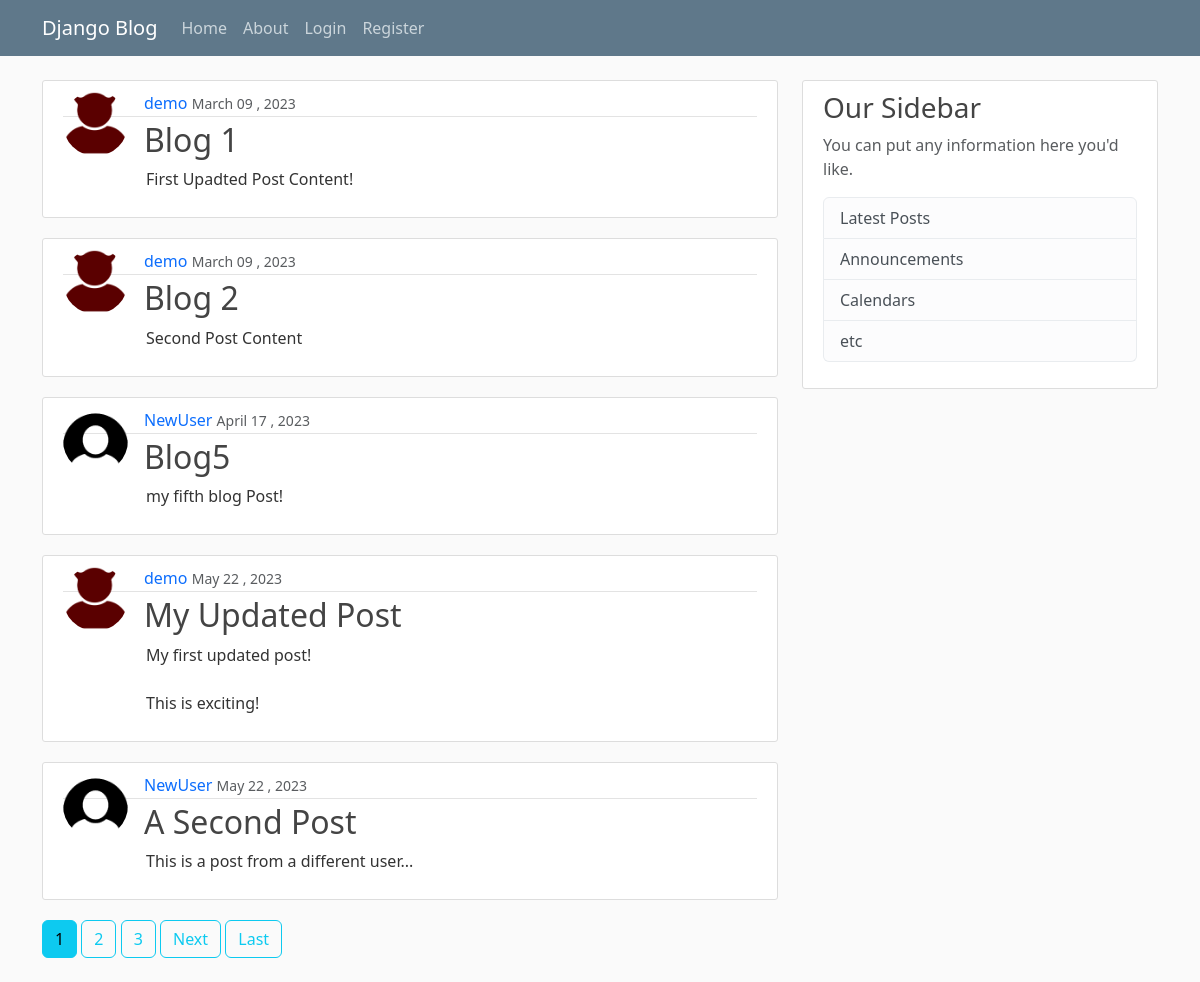
The page / on the database its author committed.
### blog/models.py (models this page shows, shortened)
class Post(models.Model):
    title=models.CharField(max_length=100)
    content=models.TextField()
    date_posted=models.DateTimeField(default=timezone.now)
    author=models.ForeignKey(User,on_delete=models.CASCADE)

### users/models.py (models this page shows, shortened)
class Profile(models.Model):
    user=models.OneToOneField(User,on_delete=models.CASCADE)
    image=models.ImageField(default='default.jpg',upload_to='profile_pics')

### blog/views.py (the view)
# urls.py: path('',PostListView.as_view(),name='blog-home'),  #blog/post_list.html  >> <app>/<model>_<viewtype>.html
class PostListView(ListView):
    model = Post
    template_name = 'blog/home.html'
    context_object_name = 'posts'
    paginate_by = 5

### blog/templates/blog/home.html (shortened to what this page needs)
{% extends 'blog/base.html' %}
{% block content %}
{% for post in posts %}
<article class="media content-section">
    <img class='rounded-circle article-img' src="{{ post.author.profile.image.url }}" alt="" style="float: left;">
    <div class="media-body">
        <div class="article-metadata">
            <a class="mr-2" href="#" style="text-decoration: none !important;">{{ post.author }}</a>
            <small class="text-muted">{{ post.date_posted|date:'F d , Y' }}</small>
        </div>
        <h2><a style="text-decoration:none" class="article-title" href="{% url 'post-detail' post.id %}">{{ post.title }}</a></h2>
        <p class="article-content" style="margin-left: 83px;">{{ post.content }}</p>
    </div>
</article>
{% endfor %}
 {% if is_paginated %}
      {% for num in page_obj.paginator.page_range %}
        {% if page_obj.number == num %}
          <a class="btn btn-info mb-4" href="?page={{ num }}">{{ num }}</a>
        {% elif num > page_obj.number|add:'-3' and num < page_obj.number|add:'3' %}
          <a class="btn btn-outline-info mb-4" href="?page={{ num }}">{{ num }}</a>
        {% endif %}
      {% endfor %}
      {% if page_obj.has_next %}
        <a class="btn btn-outline-info mb-4" href="?page={{ page_obj.next_page_number }}">Next</a>
        <a class="btn btn-outline-info mb-4" href="?page={{ page_obj.paginator.num_pages }}">Last</a>
      {% endif %}
    {% endif %}
{% endblock content %}

### blog/static/blog/main.css (style rules this page uses)
body { background: #fafafa; color: #333333; margin-top: 5rem; }
h1, h2, h3, h4, h5, h6 { color: #444444; }
.content-section { background: #ffffff; padding: 10px 20px; border: 1px solid #dddddd; border-radius: 3px; margin-bottom: 20px; }
.article-title { color: #444444; }
.article-content { white-space: pre-line; }
.article-img { height: 65px; width: 65px; margin-right: 16px; }
.article-metadata { padding-bottom: 1px; margin-bottom: 4px; border-bottom: 1px solid #e3e3e3 }

### rows shown on the page
Post: author.profile.image (picture), author "demo", date_posted "March 09 , 2023", title "Blog 1", content "First Upadted Post Content!"
Post: author.profile.image (picture), author "demo", date_posted "March 09 , 2023", title "Blog 2", content "Second Post Content"
Post: author.profile.image (picture), author "NewUser", date_posted "April 17 , 2023", title "Blog5", content "my fifth blog Post!"
Post: author.profile.image (picture), author "demo", date_posted "May 22 , 2023", title "My Updated Post", content "My first updated post! This is exciting!"
Post: author.profile.image (picture), author "NewUser", date_posted "May 22 , 2023", title "A Second Post", content "This is a post from a different user..."

### other values the page prints
{{ num }} "1"
{{ num }} "2" "3"
